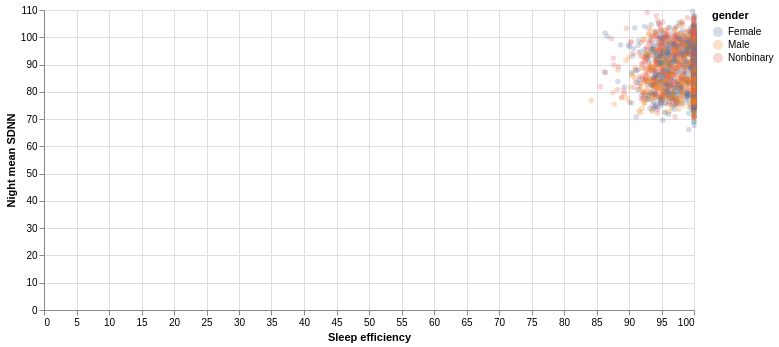

The notebook cell this image was saved under:
### Markdown cell above
## Visual: sleep efficiency vs nightly HRV (sample)

We’ll plot a sample of joined nights to see the shape of the relationship.

### Code cell
import altair as alt

sample = joined.select([
    "sleep_efficiency",
    "night_mean_sdnn",
    "occupation",
    "gender",
]).collect(engine="streaming").sample(n=2000, shuffle=True)

alt.Chart(sample.to_pandas()).mark_circle(opacity=0.25).encode(
    x=alt.X("sleep_efficiency:Q", title="Sleep efficiency"),
    y=alt.Y("night_mean_sdnn:Q", title="Night mean SDNN"),
    color="gender:N",
    tooltip=["occupation", "gender"],
).properties(width=650, height=300)

### Figure 1 — Vega-Lite specification as saved in the notebook (floating-point values rounded to 4 significant figures; data arrays with more than 128 entries replaced by an {"elided": "..."} marker saying what was removed)
{"config": {"view": {"continuousWidth": 300, "continuousHeight": 300}}, "data": {"name": "data-7ba224ce04932ad84297f11c1a19aa04"}, "mark": {"type": "circle", "opacity": 0.25}, "encoding": {"color": {"field": "gender", "type": "nominal"}, "tooltip": [{"field": "occupation", "type": "nominal"}, {"field": "gender", "type": "nominal"}], "x": {"field": "sleep_efficiency", "title": "Sleep efficiency", "type": "quantitative"}, "y": {"field": "night_mean_sdnn", "title": "Night mean SDNN", "type": "quantitative"}}, "height": 300, "width": 650, "$schema": "https://vega.github.io/schema/vega-lite/v6.1.0.json", "datasets": {"data-7ba224ce04932ad84297f11c1a19aa04": {"elided": "2000 records"}}}
